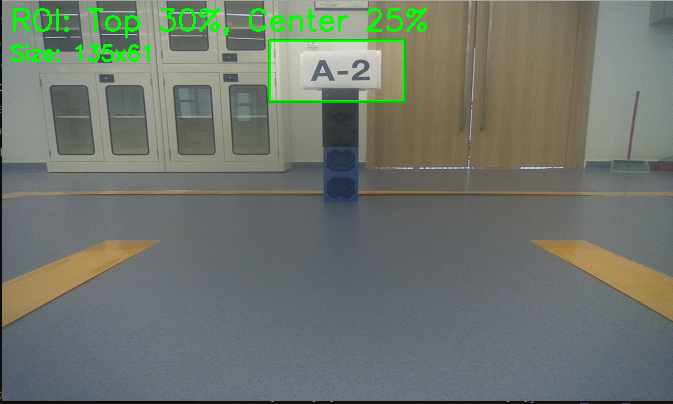
#> input picture yellow_line_ws/test_results/roi_1.png, 673 x 404 px; its folder holds only this picture in this run
$ python test_roi.py test_results/roi_1.png out.png
#> lines starting #> are read from the running program, lines starting #| are printed output that depends on the picture; after the words box and inside, x2 and y2 are one past the last pixel; in counts of white or black regions, pixels touching at a corner belong together
#!/usr/bin/env python3

import cv2
import numpy as np
import sys
import os

def draw_roi(image_path, output_path=None):
    """
    在图像上绘制ROI区域
    ROI规格：顶部30%高度，中间25%宽度
    """
#> called with image_path = 'test_results/roi_1.png', output_path = 'out.png'
    # 读取图像
    image = cv2.imread(image_path)
#> image is the input picture: shape (404, 673, 3); mean B, G, R 108.8, 118, 111.4
    if image is None:
        print(f"无法读取图像: {image_path}")
        return

    h, w = image.shape[:2]
#> h = 404; w = 673
    print(f"图像尺寸: {w} x {h}")
#| 图像尺寸: 673 x 404

    # 计算ROI区域
    # 垂直方向：取顶部30%
    roi_y1 = int(h * 0.15)
#> roi_y1 = 60
    roi_y2 = int(h * 0.75)
#> roi_y2 = 303
    roi_x1 = int(w * 0.25)
#> roi_x1 = 168
    roi_x2 = int(w * 0.75)
#> roi_x2 = 504

    print(f"ROI区域: x({roi_x1}-{roi_x2}), y({roi_y1}-{roi_y2})")
#| ROI区域: x(168-504), y(60-303)
    print(f"ROI尺寸: {roi_x2-roi_x1} x {roi_y2-roi_y1}")
#| ROI尺寸: 336 x 243

    # 创建结果图像
    result_image = image.copy()

    # 绘制ROI边框（绿色）
    cv2.rectangle(result_image, (roi_x1, roi_y1), (roi_x2, roi_y2), (0, 255, 0), 2)
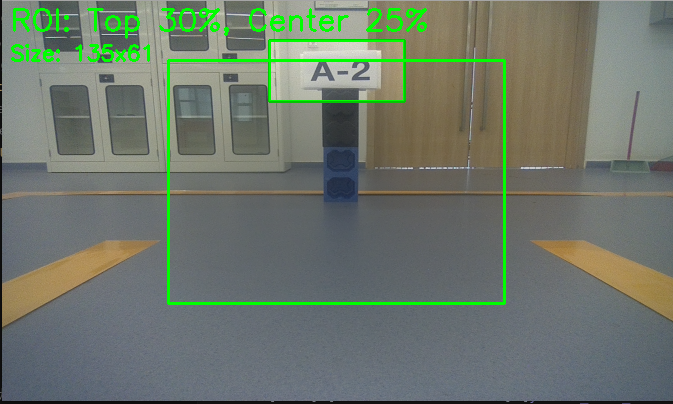
#> result_image: shape (404, 673, 3); 1.27% of pixels changed, all inside (x1, y1, x2, y2) = (167, 59, 506, 305)

    # 在ROI区域外添加半透明遮罩
    mask = np.zeros((h, w), dtype=np.uint8)
    mask[roi_y1:roi_y2, roi_x1:roi_x2] = 255

    # 创建反向遮罩
    mask_inv = cv2.bitwise_not(mask)

    # 对非ROI区域应用半透明效果
    overlay = result_image.copy()
    overlay[mask_inv > 0] = overlay[mask_inv > 0] * 0.3  # 30%透明度
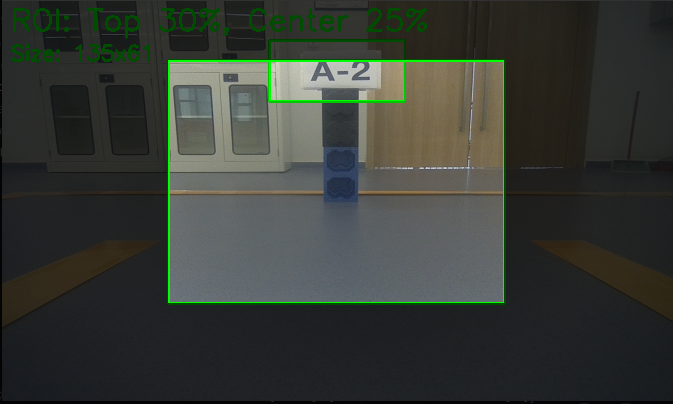
#> overlay: shape (404, 673, 3); mean B, G, R 52.9, 59.2, 54.5
    result_image = cv2.addWeighted(result_image, 0.7, overlay, 0.3, 0)
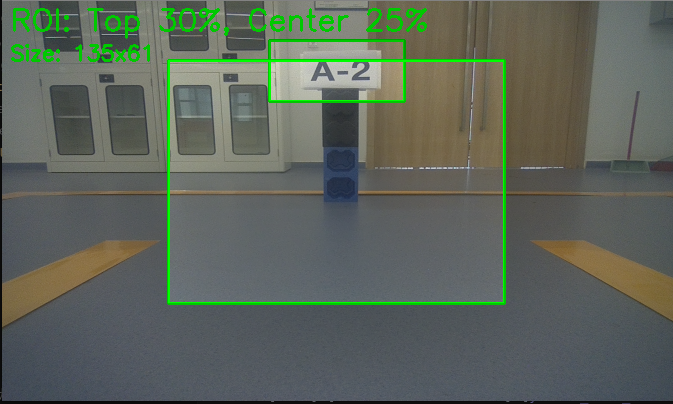
#> result_image: shape (404, 673, 3); mean B, G, R 91, 101.5, 93.3

    # 添加文本标签
    cv2.putText(result_image, "ROI: Top 30%, Center 25%",
                (10, 30), cv2.FONT_HERSHEY_SIMPLEX, 1, (0, 255, 0), 2)
    cv2.putText(result_image, f"Size: {roi_x2-roi_x1}x{roi_y2-roi_y1}",
                (10, 60), cv2.FONT_HERSHEY_SIMPLEX, 0.7, (0, 255, 0), 2)
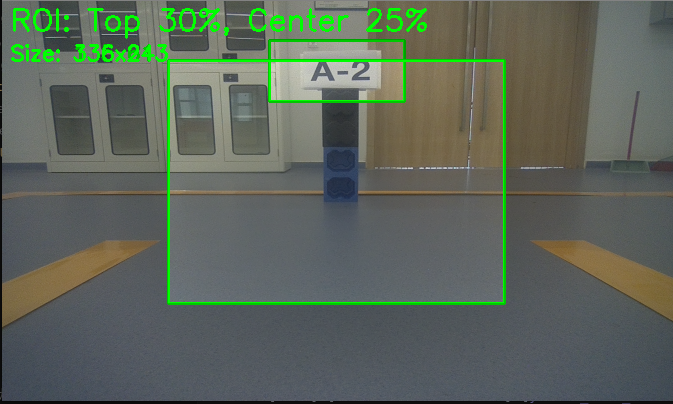
#> result_image: shape (404, 673, 3); mean B, G, R 90.9, 102.4, 93.1

    # 保存或显示结果
    if output_path:
        cv2.imwrite(output_path, result_image)
        print(f"结果已保存到: {output_path}")
    else:
        # 显示图像
        cv2.imshow('ROI Visualization', result_image)
        print("按任意键关闭窗口...")
        cv2.waitKey(0)
        cv2.destroyAllWindows()

    return result_image

if __name__ == "__main__":
    if len(sys.argv) < 2:
        print("用法: python test_roi.py <image_path> [output_path]")
        print("或者: python test_roi.py <image1> <image2> ... (多个图像)")
        sys.exit(1)

    # 如果只有一个图像参数
    if len(sys.argv) == 2:
        image_path = sys.argv[1]
        if not os.path.exists(image_path):
            print(f"图像文件不存在: {image_path}")
            sys.exit(1)

        print(f"处理图像: {image_path}")
        draw_roi(image_path)

    # 如果有输出路径参数
    elif len(sys.argv) == 3:
        image_path = sys.argv[1]
        output_path = sys.argv[2]

        if not os.path.exists(image_path):
            print(f"图像文件不存在: {image_path}")
            sys.exit(1)

        print(f"处理图像: {image_path}")
        draw_roi(image_path, output_path)

    # 如果有多个图像参数
    else:
        for image_path in sys.argv[1:]:
            if not os.path.exists(image_path):
                print(f"跳过不存在的文件: {image_path}")
                continue

            print(f"\n处理图像: {image_path}")
            # 生成输出文件名
            base_name = os.path.splitext(os.path.basename(image_path))[0]
            output_path = f"test_results/roi_{base_name}.png"

            # 确保输出目录存在
            os.makedirs("test_results", exist_ok=True)

            try:
                draw_roi(image_path, output_path)
            except Exception as e:
                print(f"处理 {image_path} 时出错: {e}")
                continue

        print("\n所有图像处理完成！")

$ run again, on yellow_line_ws/test_results/roi_5.png
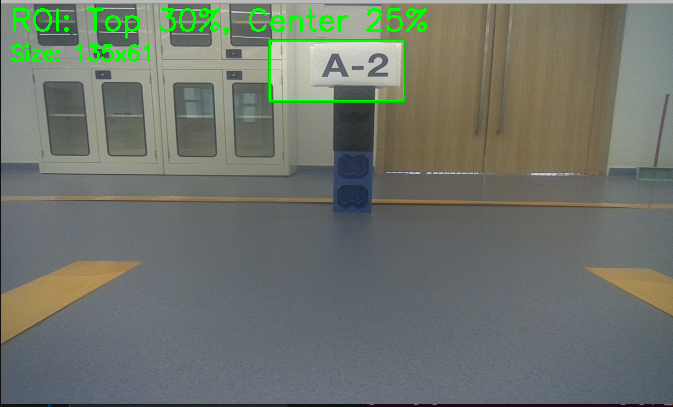
#> input picture yellow_line_ws/test_results/roi_5.png, 673 x 407 px
#> in draw_roi, image is the input picture: shape (407, 673, 3); mean B, G, R 107.7, 116.9, 110.6
#| 图像尺寸: 673 x 407
#| ROI区域: x(168-504), y(61-305)
#| ROI尺寸: 336 x 244
#> in draw_roi, `overlay[mask_inv > 0] = overlay[mask_inv > 0] * 0.3`:
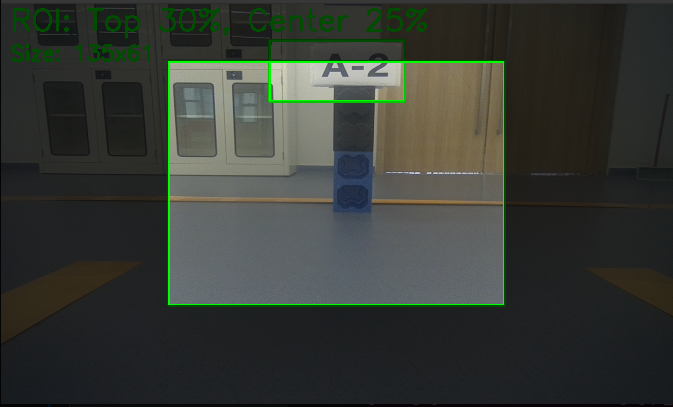
#> overlay: shape (407, 673, 3); mean B, G, R 52.2, 58.6, 54
#> in draw_roi, `cv2.putText(result_image, f"Size: {roi_x2-roi_x1}x{roi_y2-roi_y1}", (1..`:
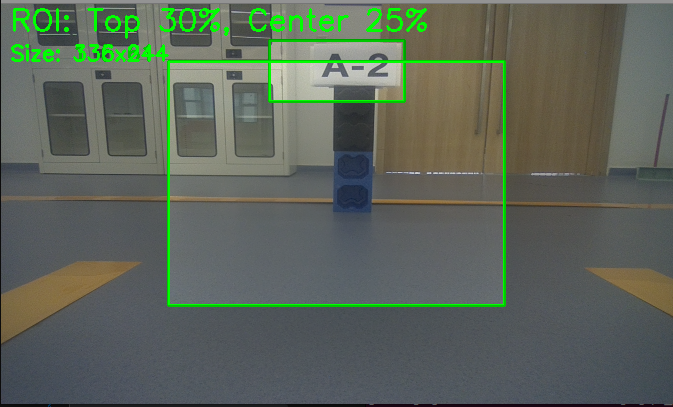
#> result_image: shape (407, 673, 3); mean B, G, R 89.9, 101.4, 92.4

$ run again, on yellow_line_ws/test_results/roi_7.png
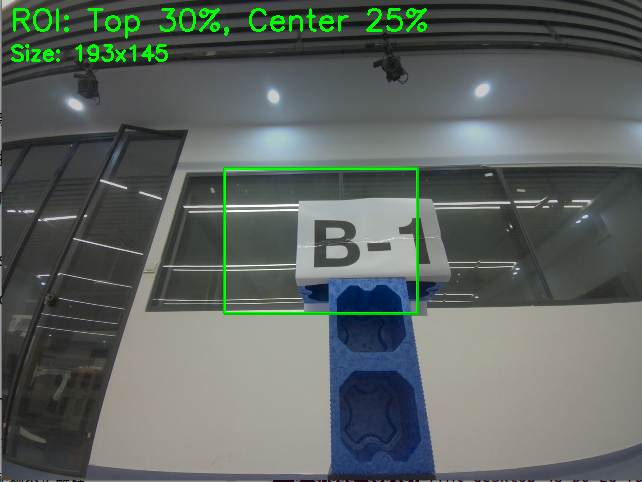
#> input picture yellow_line_ws/test_results/roi_7.png, 642 x 482 px
#> in draw_roi, image is the input picture: shape (482, 642, 3); mean B, G, R 96.9, 101.5, 93.7
#| 图像尺寸: 642 x 482
#| ROI区域: x(160-481), y(72-361)
#| ROI尺寸: 321 x 289
#> in draw_roi, `overlay[mask_inv > 0] = overlay[mask_inv > 0] * 0.3`:
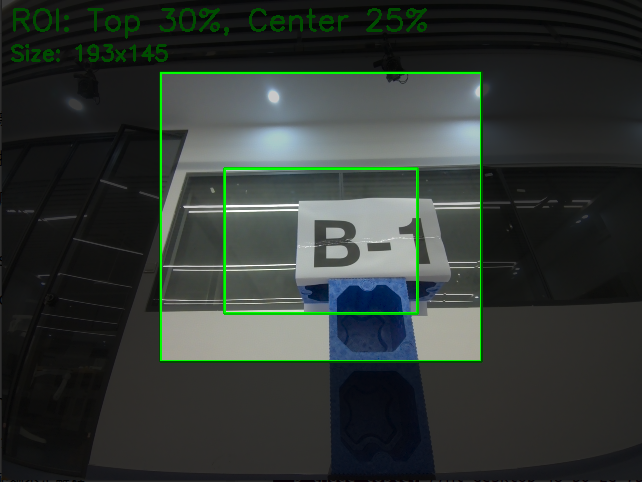
#> overlay: shape (482, 642, 3); mean B, G, R 51.3, 55.4, 48.6
#> in draw_roi, `cv2.putText(result_image, f"Size: {roi_x2-roi_x1}x{roi_y2-roi_y1}", (1..`:
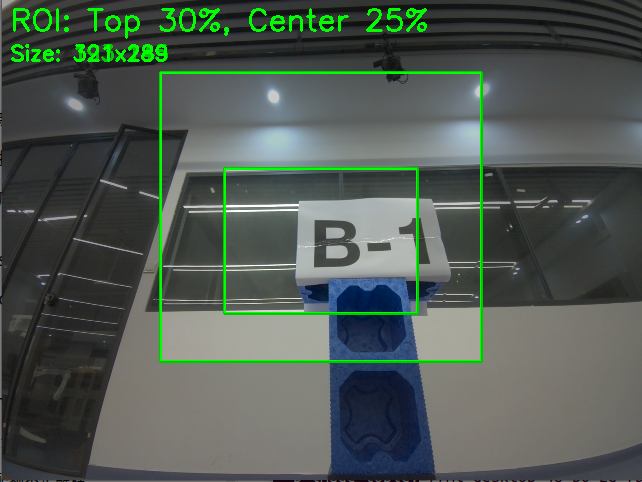
#> result_image: shape (482, 642, 3); mean B, G, R 82.3, 89.7, 79.2
